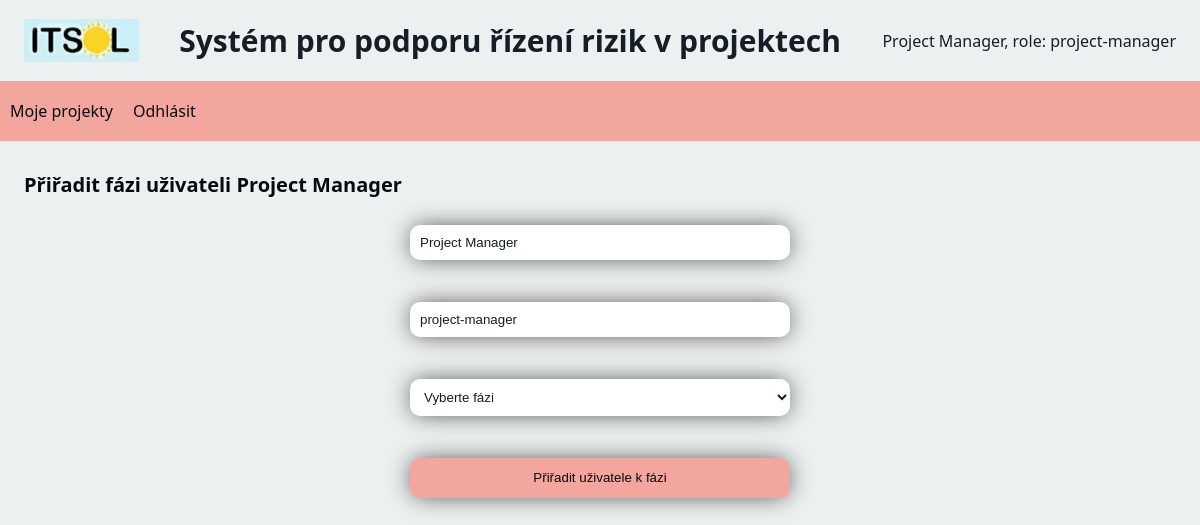
Page /projects/projectDetail/addUserToPhase/5/10 (signed in) on the committed database.
### riskManagement/models.py (models this page shows)
class User(models.Model):
    firstName = models.CharField(max_length=255)
    lastName = models.CharField(max_length=255)
    email = models.CharField(max_length=255, unique=True)
    phoneNum = models.CharField(max_length=255, unique=True)
    userLogin = models.CharField(max_length=255, unique=True)
    password = models.CharField(max_length=255)
    privileges = models.CharField(max_length=255)

### riskManagement/views.py (the view)
# urls.py: path('projects/projectDetail/addUserToPhase/<int:userId>/<int:projectId>', views.addUserToPhase, name='addUserToPhase'),
def addUserToPhase(request, userId, projectId):
    current_user_id = request.session["id"]
    is_proj_manager = request.session.get("privileges") == "project-manager"
    is_proj_manager_of_project = Project.objects.get(id=projectId).foreignKeyManager == User.objects.get(id=current_user_id)
    is_authorized = is_proj_manager and is_proj_manager_of_project
    project = Project.objects.get(id=projectId)
    template = loader.get_template("addUserToPhase.html")
    context = {
    "user" :  User.objects.get(id=request.session["id"]),
        "is_authorized": is_authorized,
        "projectId": projectId,
        "phases": Phase.objects.filter(foreignKeyProject=project),
        "user": User.objects.get(id=userId),
    }
    log_info(request, f"navigation to 'Add user to phase' view")
    return HttpResponse(template.render(context, request))

### riskManagement/helpers.py (called while the page is built)
def log_info(request, message):
    user_id = request.session["id"]
    privileges = request.session["privileges"]
    logger.info(f"USER_INFO : [ id: {user_id}, privileges: {privileges} ] - {message}")

### riskManagement/templates/phase/addUserToPhase.html (shortened to what this page needs)
<!DOCTYPE html>
<html>
    <head>
        {% include 'head.html' %}
    </head>
    <body>
        {% include 'nav.html' %}
        {% if is_authorized %}
            <h2>Přiřadit fázi uživateli {{user.firstName}} {{ user.lastName }}</h2>
            <div class="center">
                <form action="../saveUserToPhase/{{ projectId }}" method="post">
                    <input type="text" value="{{user.firstName}} {{ user.lastName }}" readonly>
                    <br />
                    <input type="text" name="userLogin" value="{{ user.userLogin }}" readonly>
                    <br />
                    <select name="phase">
                        <option value="" disabled selected>Vyberte fázi</option>
                    </select>
                    <br />
                    <input type="submit" value="Přiřadit uživatele k fázi">
                </form>
            </div>
        {% else %}
            Nemáte dostatečné oprávnění pro zobrazení modulu
        {% endif %}
    </body>
</html>

### riskManagement/templates/nav.html (shortened to what this page needs)
<div class="header">
    {% load static %}
    <img src="{% static 'logo.JPG' %}" alt="Logo ITSol" style="width: 10%;" >
    <h1>Systém pro podporu řízení rizik v projektech</h1>
    <div>{{user.firstName}} {{user.lastName}}, role: {{user.privileges}}</div>
</div>
<nav>
    <a href="{% url 'projects' %}">Moje projekty</a>
    <a href="{% url 'index' %}">Odhlásit</a>
</nav>

### riskManagement/static/styles.css (style rules this page uses)
:root { --light: #ECF0F1; --dark: #151E26; --darker: #070a0d; --warm: #f3a69e; --normal: #85C1E9; --alarm: #E74C3C; }
body { background-color: var(--light); color: var(--dark); font-family: 'Segoe UI', Tahoma, Geneva, Verdana, sans-serif; font-size: 16px; margin: 0; }
nav { background-color: var(--warm); width: 100%; height: 60px; display: flex; flex-direction: row; flex-wrap: wrap; justify-content: flex-start; align-items: stretch; align-content: flex-start; margin-bottom: 30px; }
nav a, input[type="submit"] { height: 40px; display: flex; align-items: center; text-decoration: none; background-color: var(--warm); padding: 10px; color: var(--darker); transition: color, background-color 0.3s; cursor: pointer; margin-bottom: 30px; }
h1 { text-align: center; font-size: 30px; }
h2 { margin-left: 2%; font-size: 20px; color: var(--darker); }
form { display: flex; justify-content: center; flex-direction: column; width: 400px; }
input, select { border: none; background-color: white; color: var(--dark); padding: 10px; margin: 10px; border-radius: 10px; box-shadow: 0px 0px 24px -3px rgba(0,0,0,0.74); }
div.header { width: 96%; display: flex; justify-content: flex-start; align-items: center; flex-direction: row; gap: 0px 40px; margin-left: 2%; margin-right: 2%; }
div.header div:last-of-type { margin-left: auto; }
div.center { display: flex; justify-content: center; }

### rows in the picture
User: firstName "Project", lastName "Manager", privileges "project-manager", firstName "Project Manager", userLogin "project-manager"
